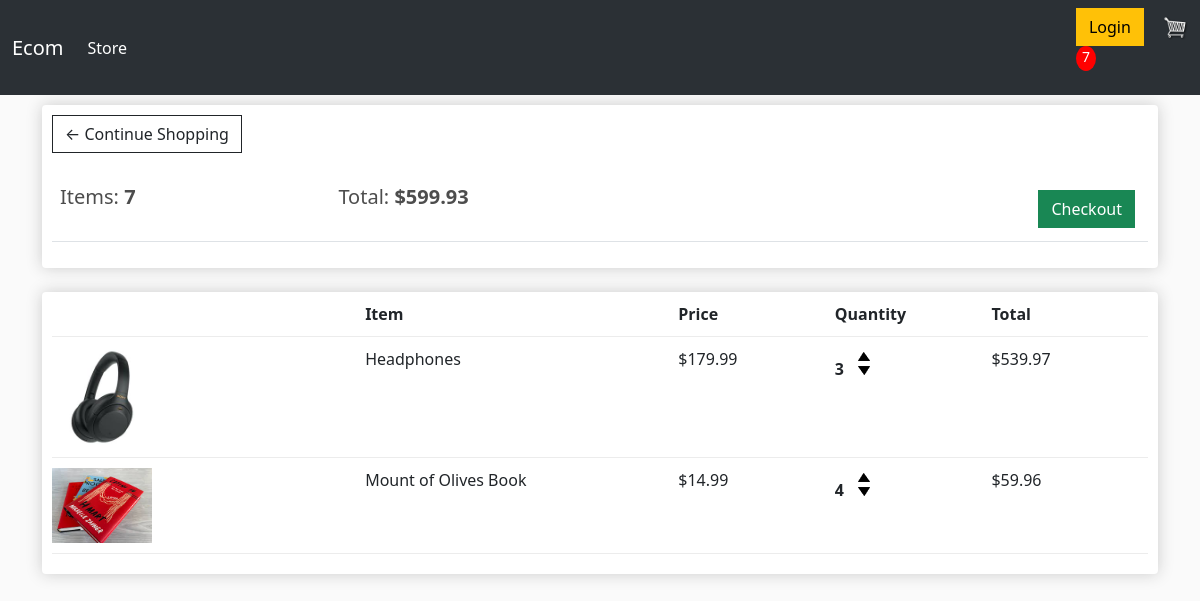
The app's page /cart/ (signed in) with its own data.
### store/models.py (models this page shows, shortened)
class Order(models.Model):
  customer = models.ForeignKey(Customer, on_delete=models.SET_NULL, blank=True, null=True)
  date_ordered = models.DateTimeField(auto_now_add=True)
  complete = models.BooleanField(default=False, null=True, blank=False)
  transaction_id = models.CharField(max_length=200, null=True)
  @property
  def get_cart_total(self):
    orderitems = self.orderitem_set.all()
    total = sum([item.get_total for item in orderitems])
    return total
  @property
  def get_cart_items(self):
    orderitems = self.orderitem_set.all()
    total = sum([item.quantity for item in orderitems])
    return total

class OrderItem(models.Model):
  product = models.ForeignKey(Product, on_delete=models.SET_NULL, blank=True, null=True)
  order = models.ForeignKey(Order, on_delete=models.SET_NULL, blank=True, null=True)
  quantity = models.IntegerField(default=0, null=True, blank=True)
  date_added = models.DateTimeField(auto_now_add=True)
  @property
  def get_total(self):
    total = self.product.price * self.quantity
    return total

class Product(models.Model):
  name = models.CharField(max_length=200, null=True)
  price = models.DecimalField(max_digits=7,decimal_places=2)
  digital = models.BooleanField(default=False, null=True, blank=False)
  image = models.ImageField(null=True, blank=True)
  @property
  def imageURL(self):
    try:
      url = self.image.url
    except:
      url = ''
    return url

### store/views.py (the view)
# urls.py: path('cart/', views.cart, name="cart"),
def cart(request):
	data = cartData(request)
	cartItems = data['cartItems']
	order = data['order']
	items = data['items']
	context = {'items': items, 'order': order, 'cartItems': cartItems}
	return render(request, 'store/cart.html', context)

### store/utils.py (called while the page is built)
def cartData(request):
    if request.user.is_authenticated:
        customer = request.user.customer
        order, created = Order.objects.get_or_create(customer=customer, complete=False)
        items = order.orderitem_set.all()
        cartItems = order.get_cart_items
    else:
        cookieData = cookieCart(request)
        cartItems = cookieData['cartItems']
        order = cookieData['order']
        items = cookieData['items']
    return {'cartItems': cartItems, 'order': order, 'items': items}

### store/templates/store/cart.html
{% extends 'store/main.html' %}
{% load static %}
{% block content %}
	<div class="row">
		<div class="col-lg-12">
			<div class="box-element">
				<a  class="btn btn-outline-dark" href="{% url 'store' %}">&#x2190; Continue Shopping</a>
				<br>
				<br>
				<table class="table">
					<tr>
						<th><h5>Items: <strong>{{order.get_cart_items}}</strong></h5></th>
						<th><h5>Total: <strong>${{order.get_cart_total|floatformat:2}}</strong></h5></th>
						<th>
							<a  style="float:right; margin:5px;" class="btn btn-success" href="{% url 'checkout' %}">Checkout</a>
						</th>
					</tr>
				</table>
			</div>
			<br>
			<div class="box-element">
				<div class="cart-row">
					<div style="flex:2"></div>
					<div style="flex:2"><strong>Item</strong></div>
					<div style="flex:1"><strong>Price</strong></div>
					<div style="flex:1"><strong>Quantity</strong></div>
					<div style="flex:1"><strong>Total</strong></div>
				</div>
				{% for item in items %}
				<div class="cart-row">
					<div style="flex:2"><img class="row-image" src="{{item.product.imageURL}}"></div>
					<div style="flex:2"><p>{{item.product.name}}</p></div>
					<div style="flex:1"><p>${{item.product.price|floatformat:2}}</p></div>
					<div style="flex:1">
						<p class="quantity">{{item.quantity}}</p>
						<div class="quantity">
							<img data-product={{item.product.id}} data-action="add" class="chg-quantity update-cart" src="{% static  'images/arrow-up.png' %}">
							<img data-product={{item.product.id}} data-action="remove" class="chg-quantity update-cart" src="{% static  'images/arrow-down.png' %}">
						</div>
					</div>
					<div style="flex:1"><p>${{item.get_total}}</p></div>
				</div>
			{% endfor %}
			</div>
		</div>
	</div>
{% endblock content %}

### store/templates/store/main.html (shortened to what this page needs)
<!DOCTYPE html>
{% load static %}
<html>
<head>
    <link href="https://cdn.jsdelivr.net/npm/bootstrap@5.3.3/dist/css/bootstrap.min.css" rel="stylesheet">
    <link rel="stylesheet" type="text/css" href="{% static 'css/main.css' %}">
</head>
<body>
    <nav class="navbar navbar-expand-lg bg-body-tertiary" data-bs-theme="dark">
    <div class="container-fluid">
        <a class="navbar-brand" href="{% url 'store' %}">Ecom</a>
        <div class="collapse navbar-collapse" id="navbarSupportedContent">
        <ul class="navbar-nav me-auto mb-2 mb-lg-0">
            <li class="nav-item">
            <a class="nav-link active" aria-current="page" href="{% url 'store' %">Store</a>
            </li>
        </ul>
        <div class="form-inline my-2 my-lg-0">
            <a href="#"class="btn btn-warning">Login</a>
            <a href="{% url 'cart' %}">
                <img  id="cart-icon" src="{% static 'images/cart.png' %}">
            </a>
            <p id="cart-total">{{cartItems}}</p>
        </div>
        </div>
    </div>
    </nav>
    <div class= "container">
        {% block content %}
        {% endblock content %}
    </div>
</body>
</html>

### static/css/main.css (style rules this page uses)
body { background-color: hsl(0, 0%, 98%); }
h1,h2,h3,h4,h5,h6 { color:hsl(0, 0%, 30%); }
.box-element { box-shadow:hsl(0, 0%, 80%) 0 0 16px; background-color: #fff; border-radius: 4px; padding: 10px; }
#cart-icon { width:25px; display: inline-block; margin-left: 15px; }
#cart-total { display: block; text-align: center; color:#fff; background-color: red; width: 20px; height: 25px; border-radius: 50%; font-size: 14px; }
.col-lg-4, .col-lg-6, .col-lg-8, .col-lg-12 { margin-top: 10px; }
.btn { border-radius: 0; }
.row-image { width: 100px; }
.cart-row { display: flex; align-items: flex-stretch; padding-bottom: 10px; margin-bottom: 10px; border-bottom: 1px solid #ececec; }
.quantity { display: inline-block; font-weight: 700; padding-right:10px; }
.chg-quantity { width: 12px; cursor: pointer; display: block; margin-top: 5px; transition:.1s; }

### records on screen
Order: get_cart_items "7", get_cart_total "599.93"
OrderItem: product.imageURL (picture), product.name "Headphones", product.price "179.99", quantity "3", get_total "539.97"
OrderItem: product.imageURL (picture), product.name "Mount of Olives Book", product.price "14.99", quantity "4", get_total "59.96"

### other values on screen
{{ cartItems }} "7"
